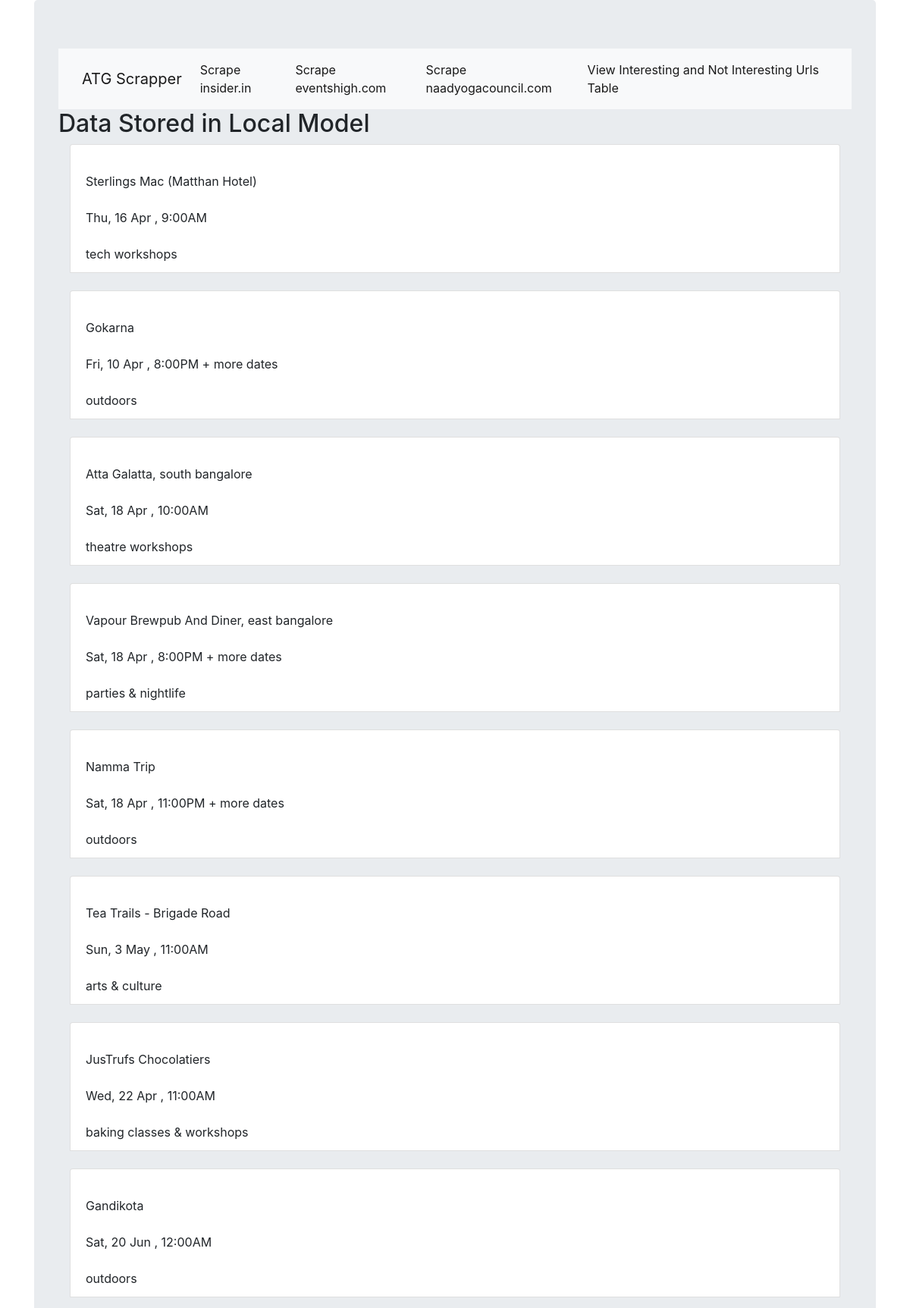
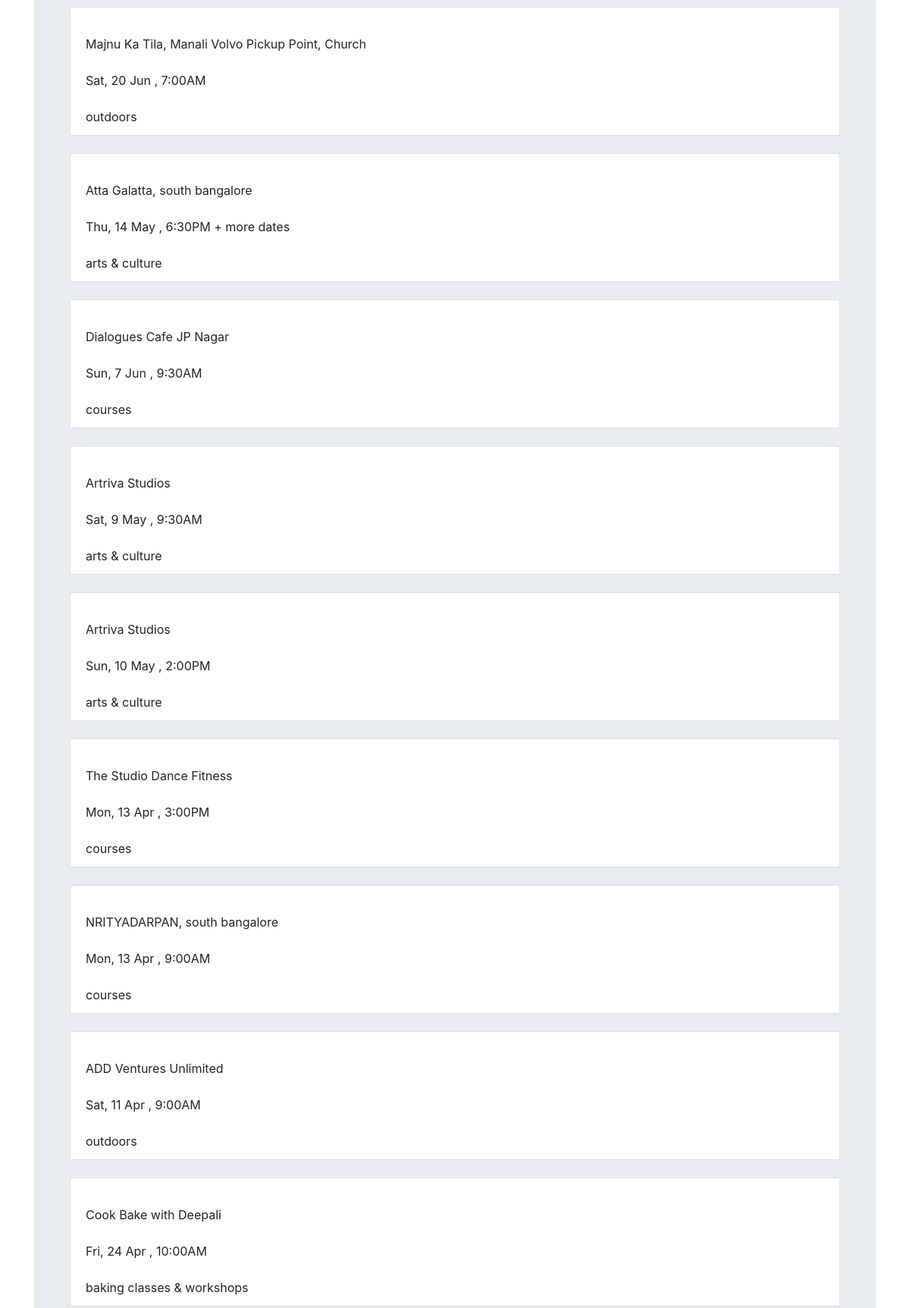
Screenshot of /Scraper/EventHighData/ (upper part) with the database file from the repository (2 pictures, top to bottom).
### scrapeApp/models.py (models this page shows, shortened)
class HighModel(models.Model):
    event_name = models.CharField(max_length=264)
    location = models.CharField(max_length=365)
    date = models.CharField(max_length=254)
    category = models.CharField(max_length=243)

### scrapeApp/views.py (the view, shortened to what this page needs)
def EventsHighDataPage(request):
    events = HighModel.objects.order_by('event_name')
    ordered = sorted(events, key=operator.attrgetter('event_name'))
    flag = True
    return render(request,'scrapeApp/EventsHighDataPage.html',{'events':ordered})

### scrapeApp/templates/scrapeApp/EventsHighDataPage.html
<!DOCTYPE html>
{% extends 'scrapeApp/BasePage.html' %}
{% block bodyblock %}
<h2>Data Stored in Local Model</h2>
<div class="container">
    {% for e in events %}
    <div class="row">
      <div class="col-sm">
        <ul class="list-group">
        <li class="list-group-item">{{ e.name }}</li>
        <li class="list-group-item"> {{ e.location }}</li>
        <li class="list-group-item">{{ e.date }}</li>
        <li class="list-group-item"> {{ e.category }}</li>
        <br>
        </ul>
      </div>
    </div>
{% endfor %}
</div>
{% endblock %}

### rows the page displays
HighModel: location "Sterlings Mac (Matthan Hotel)", date "Thu, 16 Apr , 9:00AM", category "tech workshops"
HighModel: location "Gokarna", date "Fri, 10 Apr , 8:00PM + more dates", category "outdoors"
HighModel: location "Atta Galatta, south bangalore", date "Sat, 18 Apr , 10:00AM", category "theatre workshops"
HighModel: location "Vapour Brewpub And Diner, east bangalore", date "Sat, 18 Apr , 8:00PM + more dates", category "parties & nightlife"
HighModel: location "Namma Trip", date "Sat, 18 Apr , 11:00PM + more dates", category "outdoors"
HighModel: location "Tea Trails - Brigade Road", date "Sun, 3 May , 11:00AM", category "arts & culture"
HighModel: location "JusTrufs Chocolatiers", date "Wed, 22 Apr , 11:00AM", category "baking classes & workshops"
HighModel: location "Gandikota", date "Sat, 20 Jun , 12:00AM", category "outdoors"
HighModel: location "Majnu Ka Tila, Manali Volvo Pickup Point, Church", date "Sat, 20 Jun , 7:00AM", category "outdoors"
HighModel: location "Atta Galatta, south bangalore", date "Thu, 14 May , 6:30PM + more dates", category "arts & culture"
HighModel: location "Dialogues Cafe JP Nagar", date "Sun, 7 Jun , 9:30AM", category "courses"
HighModel: location "Artriva Studios", date "Sat, 9 May , 9:30AM", category "arts & culture"
HighModel: location "Artriva Studios", date "Sun, 10 May , 2:00PM", category "arts & culture"
HighModel: location "The Studio Dance Fitness", date "Mon, 13 Apr , 3:00PM", category "courses"
HighModel: location "NRITYADARPAN, south bangalore", date "Mon, 13 Apr , 9:00AM", category "courses"
HighModel: location "ADD Ventures Unlimited", date "Sat, 11 Apr , 9:00AM", category "outdoors"
HighModel: location "Cook Bake with Deepali", date "Fri, 24 Apr , 10:00AM", category "baking classes & workshops"
